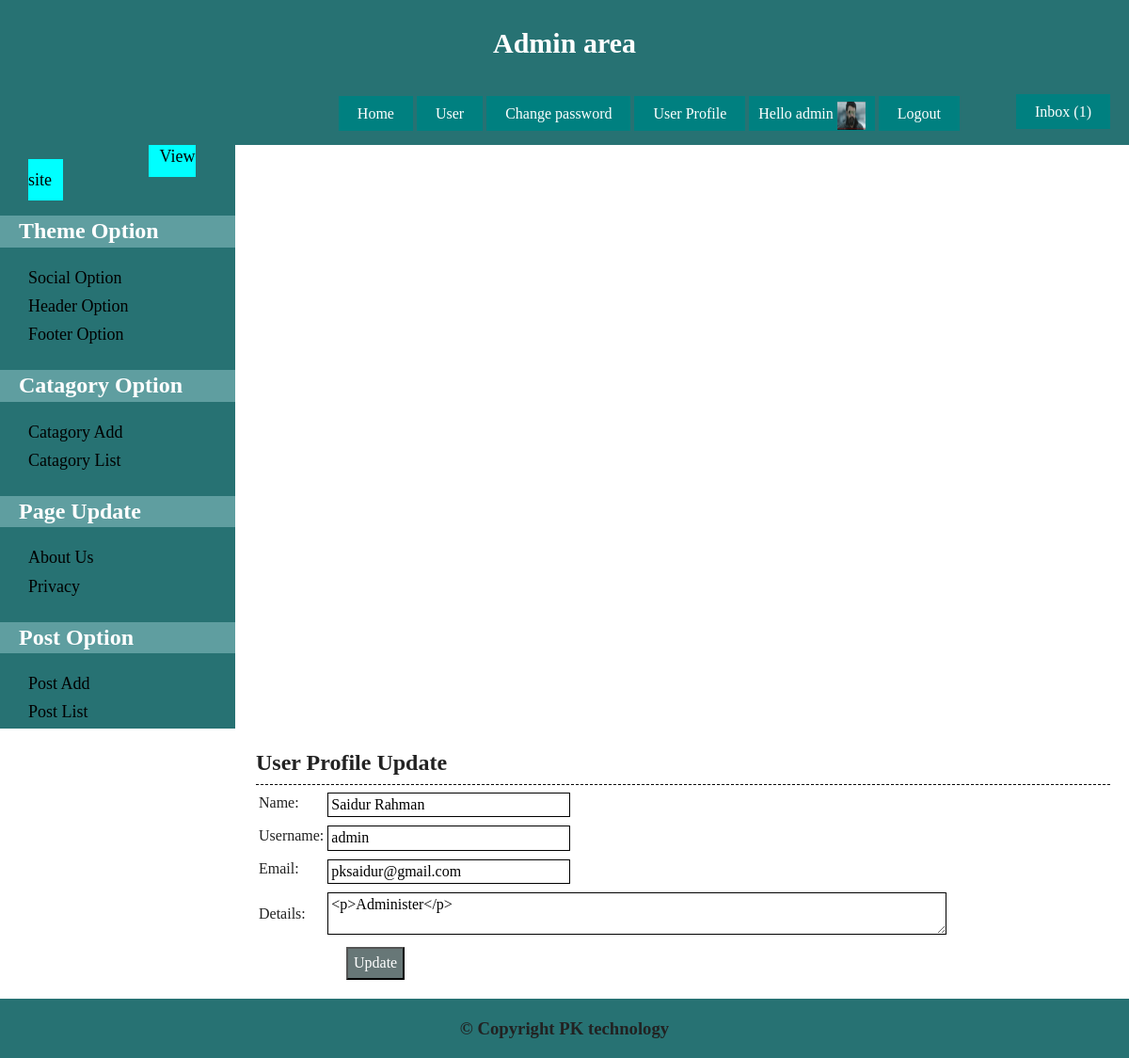
Screenshot of /admin/userprofile.php (signed in) with the database file from the repository.
### tables this page shows
CREATE TABLE `db_user` (
  `id` int(11) NOT NULL,
  `name` varchar(255) NOT NULL,
  `user_name` varchar(255) NOT NULL,
  `user_password` varchar(32) NOT NULL,
  `email` varchar(255) NOT NULL,
  `details` text NOT NULL,
  `role` int(11) NOT NULL
);

### library/database.php (called while the page is built, shortened)
<?PHP
Class Database{
        public $host=DB_HOST;
        public $user=DB_USER;
        public $pass=DB_PASS;
        public $dbname=DB_NAME;
        public $link;
        private function connectDB(){
           $this->link= new mysqli($this->host,$this->user,$this->pass,$this->dbname);
        }
        public function select($query){
        $result=$this->link->query($query) or die ($this->link->error.__LINE__);
         if($result->num_rows>0){
         return $result;
          }else{
             return false;
                }
                }
}
?>

### library/session.php (called while the page is built, shortened)
<?php
class Session{
    public static function get($key){
         if(isset( $_SESSION[$key])){
              return $_SESSION[$key];
         }else{
             return false;
         }
     }
}
?>

### admin/userprofile.php (the view, shortened to what this page needs)
<?php include("inc/navigation.php"); ?>
<?php include("inc/sidebar.php"); ?>
<?php
$userid=Session::get('userId');
$userrole=Session::get('userRole');
?>
<article class="maincontent clear">
    <div class="content">
      <h2>User Profile Update</h2>
      <?php
      $user_query="SELECT*FROM db_user WHERE id = '$userid' AND role='$userrole'";
      $user_sent=$db->select($user_query);
      if($user_sent){
      while($result_info=$user_sent->fetch_assoc()){
      ?>
      <form action="" method="POST">
          <table>
          <tr>
            <td>Name:</td>
            <td><input type="text" name="name" value="<?php echo $result_info['name'];?>"></td>
          </tr><tr>
            <td>Username:</td>
            <td><input type="text" readonly name="user_name" value="<?php echo $result_info['user_name'];?>"></td>
          </tr>
          <td>Email:</td>
            <td><input type="text" name="email" value="<?php echo $result_info['email'];?>"></td>
          <tr>
            <td>Details:</td>
            <td><textarea name="editor" ><?php echo $result_info['details'];?></textarea></td>
          </tr>
            <td><script>CKEDITOR.replace( 'editor' );</script></td>
          </table>
          <input type="submit" value="Update" style="margin-left:96px;">
      </form>
      <?php } }else{ echo '404';} ?>
    </div>
</article>
<?php include("inc/copyright.php"); ?>

### admin/css/main.css (style rules this page uses)
html { color: #222; font-size: 1em; line-height: 1.4; }
.clear { overflow: hidden; }
.maincontent { width:79%; float: right; text-align: justify; }
.content { padding: 20px; }
.content h2 { margin:0px; border-bottom:1px dashed #000; padding-bottom:5px; }
input[type="text"],input[type="email"],input[type="password"] { width: 250px; padding: 3px; margin-top:5px; border: 1px solid; }
.content textarea { width: 650px; padding: 3px; margin-top:5px; border: 1px solid; }
input[type="submit"] { margin-left:75px; padding: 6px; background-color: #677777; color:white; }
textarea { resize: vertical; }

### rows the page displays
db_user: name "Saidur Rahman", user_name "admin", email "pksaidur@gmail.com", editor "<p>Administer</p>"

### other values shown
$count_msg "1"
Session::get('username') "admin"
